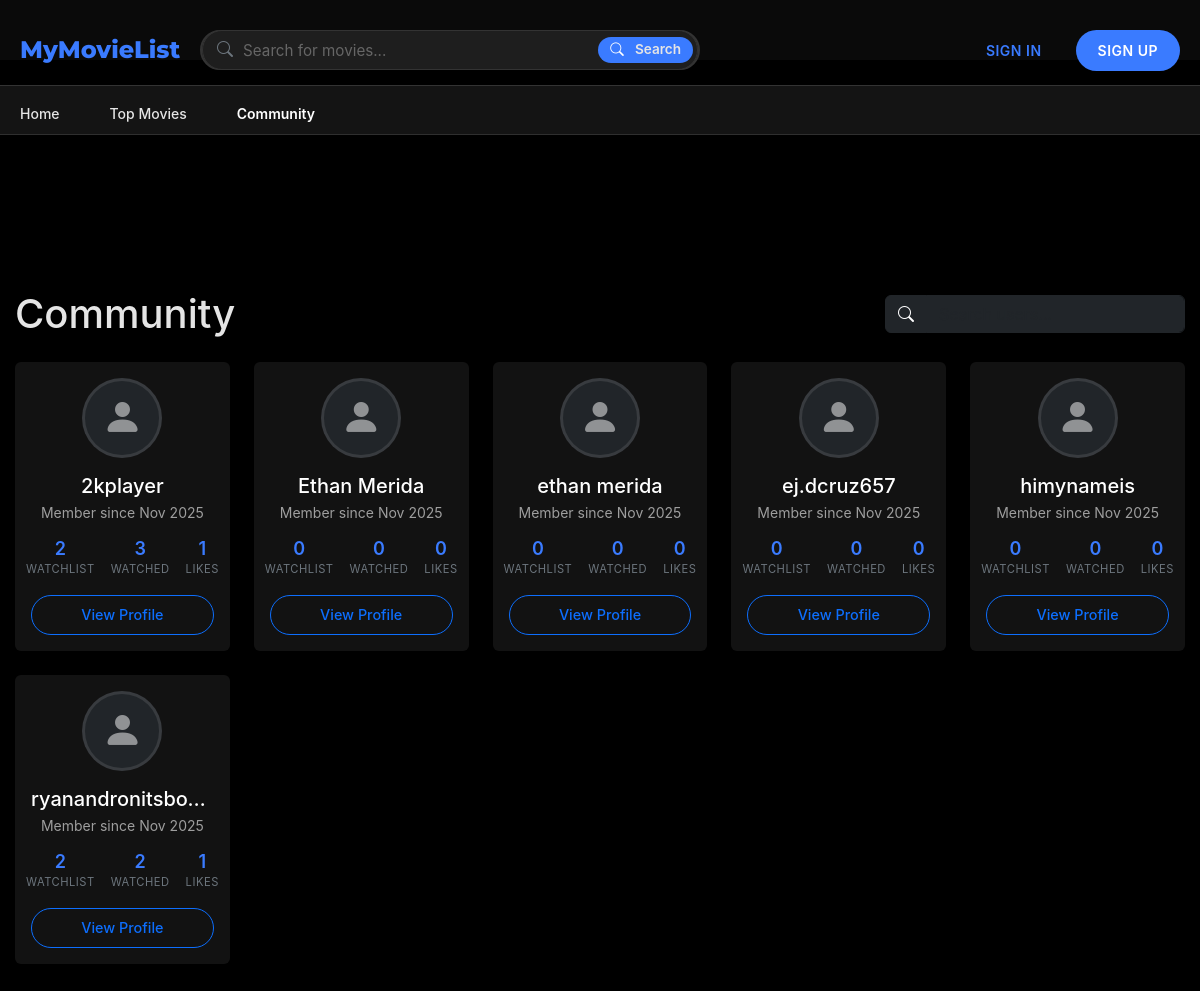
The app's page /community with its own data.
### board/models.py (models this page shows, shortened)
class User(UserMixin, db.Model):
    __tablename__ = 'users'
    id = db.Column(db.Integer, primary_key=True)
    username = db.Column(db.String(64), unique=True, nullable=False)
    email = db.Column(db.String(120), unique=True, nullable=False)
    password_hash = db.Column(db.String(128))
    created_at = db.Column(db.DateTime, default=datetime.utcnow)
    last_login = db.Column(db.DateTime)
    is_active = db.Column(db.Boolean, default=True)
    watchlist = db.relationship(
        'Movie',
        secondary=watchlist,
        lazy='dynamic',
        backref=db.backref('watchers', lazy='dynamic')
    )
    favorite_movies = db.relationship(
        'Movie',
        secondary=favorites,
        lazy='dynamic',
        backref=db.backref('favorited_by', lazy='dynamic')
    )
    watched_movies = db.relationship(
        'Movie',
        secondary=watched,
        lazy='dynamic',
        backref=db.backref('watched_by', lazy='dynamic')
    )

### board/pages.py (the view)
@bp.route('/community')
def community():
    users = User.query.filter_by(is_active=True)\
                    .order_by(User.last_login.desc())\
                    .limit(50).all()  # Limit to 50 most recent users
    for user in users:
        user.stats = {
            'watchlist_count': user.watchlist.count(),
            'watched_count': user.watched_movies.count(),
            'favorites_count': user.favorite_movies.count()
        }
    return render_template('community.html', users=users)

### board/templates/community.html (shortened to what this page needs)
{% extends "base.html" %}
{% block content %}
<div class="container py-4">
    <div class="d-flex justify-content-between align-items-center mb-4">
        <h1 class="mb-0">Community</h1>
        <div class="d-flex align-items-center">
            <div class="input-group" style="max-width: 300px;">
                <span class="input-group-text bg-dark border-dark"><i class="bi bi-search text-white"></i></span>
                <input type="text" class="form-control bg-dark text-white border-dark" placeholder="Search users..." id="userSearch">
            </div>
        </div>
    </div>
    <div class="row row-cols-2 row-cols-md-3 row-cols-lg-4 row-cols-xl-5 g-4" id="userGrid">
        {% for user in users %}
        <div class="col">
            <div class="card h-100 border-0 shadow-sm hover-shadow transition-all">
                <div class="card-body text-center p-3">
                    <div class="mb-3">
                        <div class="mx-auto position-relative" style="width: 80px; height: 80px;">
                            <div class="avatar-placeholder rounded-circle w-100 h-100 d-flex align-items-center justify-content-center bg-dark">
                                <i class="bi bi-person-fill text-white-50" style="font-size: 2.5rem;"></i>
                            </div>
                        </div>
                    </div>
                    <h5 class="card-title mb-1 text-truncate" title="{{ user.username }}">
                        {{ user.username }}
                    </h5>
                    <p class="text-muted small mb-3">
                        Member since {{ user.created_at.strftime('%b %Y') }}
                    </p>
                    <div class="d-flex justify-content-center gap-3 text-center mb-3">
                        <div class="stat-item">
                            <div class="stat-value">{{ user.stats.watchlist_count }}</div>
                            <div class="stat-label">Watchlist</div>
                        </div>
                        <div class="stat-item">
                            <div class="stat-value">{{ user.stats.watched_count }}</div>
                            <div class="stat-label">Watched</div>
                        </div>
                        <div class="stat-item">
                            <div class="stat-value">{{ user.stats.favorites_count }}</div>
                            <div class="stat-label">Likes</div>
                        </div>
                    </div>
                    <a href="{{ url_for('pages.profile', user_id=user.id) }}"
                       class="btn btn-sm btn-outline-primary w-100">
                        View Profile
                    </a>
                </div>
            </div>
        </div>
        {% endfor %}
    </div>
</div>
{% endblock %}

### board/templates/base.html (shortened to what this page needs)
<!DOCTYPE html>
<html lang="en">
<head>
    <link href="https://cdn.jsdelivr.net/npm/bootstrap@5.3.0/dist/css/bootstrap.min.css" rel="stylesheet">
    <link rel="stylesheet" href="https://cdn.jsdelivr.net/npm/bootstrap-icons@1.10.0/font/bootstrap-icons.css">
    <link rel="stylesheet" href="{{ url_for('static', filename='styles.css') }}">
    <link rel="stylesheet" href="{{ url_for('static', filename='css/movie_transitions.css') }}">
</head>
<body class="{% if request.endpoint == 'pages.my_library' %}library-page{% endif %}">
    <header class="header">
        <div class="header-top d-none d-lg-flex">
            <h1>MyMovieList</h1>
            <div class="search-container">
                <form action="{{ url_for('pages.search') }}" method="GET" class="search-form" id="searchForm">
                    <div class="search-bar">
                        <input
                            type="text"
                            name="q"
                            id="searchInput"
                            value="{{ search_query if search_query is defined else '' }}"
                            placeholder="Search for movies..."
                            class="search-input"
                            aria-label="Search movies"
                            required
                        >
                        <button type="submit" class="search-button" aria-label="Search">
                            <i class="bi bi-search"></i>
                            <span>Search</span>
                        </button>
                    </div>
                </form>
            </div>
            <div class="auth-buttons">
                {% if current_user.is_authenticated %}
                    <div class="dropdown">
                        <button class="btn btn-outline-primary dropdown-toggle" type="button" id="userDropdown" data-bs-toggle="dropdown" data-bs-auto-close="true" aria-expanded="false">
                            <i class="bi bi-person-circle"></i> {{ current_user.username }}
                        </button>
                        <div class="dropdown-menu dropdown-menu-dark dropdown-menu-end" aria-labelledby="userDropdown">
                            <a class="dropdown-item" href="{{ url_for('pages.profile') }}"><i class="bi bi-person me-2"></i>Profile</a>
                            <div class="dropdown-divider"></div>
                            <a class="dropdown-item text-danger" href="{{ url_for('pages.signout') }}"><i class="bi bi-box-arrow-right me-2"></i>Sign Out</a>
                        </div>
                    </div>
                {% else %}
                    <a href="{{ url_for('pages.signin') }}" class="btn btn-outline">Sign In</a>
                    <a href="{{ url_for('pages.signup') }}" class="btn btn-primary">Sign Up</a>
                {% endif %}
            </div>
        </div>
        <nav class="main-nav d-none d-lg-block">
            <div class="nav-container">
                <ul class="nav-links">
                    <li class="{% if request.endpoint == 'pages.home' %}active{% endif %}">
                        <a href="{{ url_for('pages.home') }}">Home</a>
                    </li>
                    <li class="{% if request.endpoint == 'pages.top_movies' %}active{% endif %}">
                        <a href="{{ url_for('pages.top_movies') }}">Top Movies</a>
                    </li>
                    <li class="{% if request.endpoint == 'pages.community' %}active{% endif %}">
                        <a href="{{ url_for('pages.community') }}">Community</a>
                    </li>
                </ul>
            </div>
        </nav>
    </header>
    <main class="main-content">
        {% block content %}{% endblock %}
    </main>
</body>
</html>

### board/templates/community.html (style rules this page uses)
.hover-shadow { transition: transform 0.2s ease, box-shadow 0.2s ease; }
.stat-value { font-weight: 600; line-height: 1; color: var(--accent-color); }
.stat-label { font-size: 0.7rem; color: #6c757d; text-transform: uppercase; letter-spacing: 0.5px; }
.avatar-placeholder { overflow: hidden; border: 3px solid rgba(255, 255, 255, 0.1); }

### board/templates/base.html (style rules this page uses)
.header { transition: all 0.3s ease; }

### records on screen
User: username "2kplayer", created_at "Nov 2025", stats.watchlist_count "2", stats.watched_count "3", stats.favorites_count "1"
User: username "Ethan Merida", created_at "Nov 2025", stats.watchlist_count "0", stats.watched_count "0", stats.favorites_count "0"
User: username "ethan merida", created_at "Nov 2025", stats.watchlist_count "0", stats.watched_count "0", stats.favorites_count "0"
User: username "ej.dcruz657", created_at "Nov 2025", stats.watchlist_count "0", stats.watched_count "0", stats.favorites_count "0"
User: username "himynameis", created_at "Nov 2025", stats.watchlist_count "0", stats.watched_count "0", stats.favorites_count "0"
User: username "ryanandronitsbo…", created_at "Nov 2025", stats.watchlist_count "2", stats.watched_count "2", stats.favorites_count "1"
